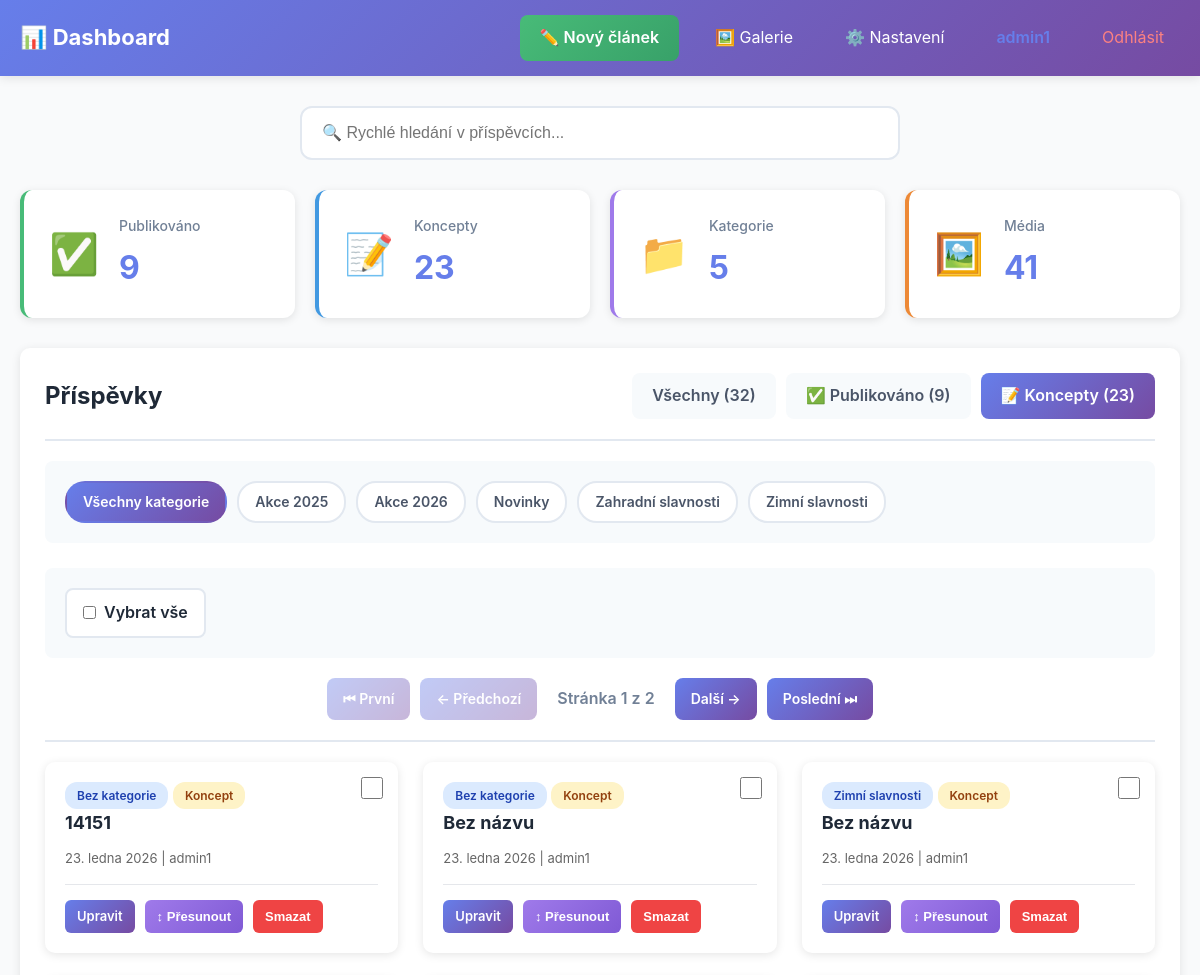
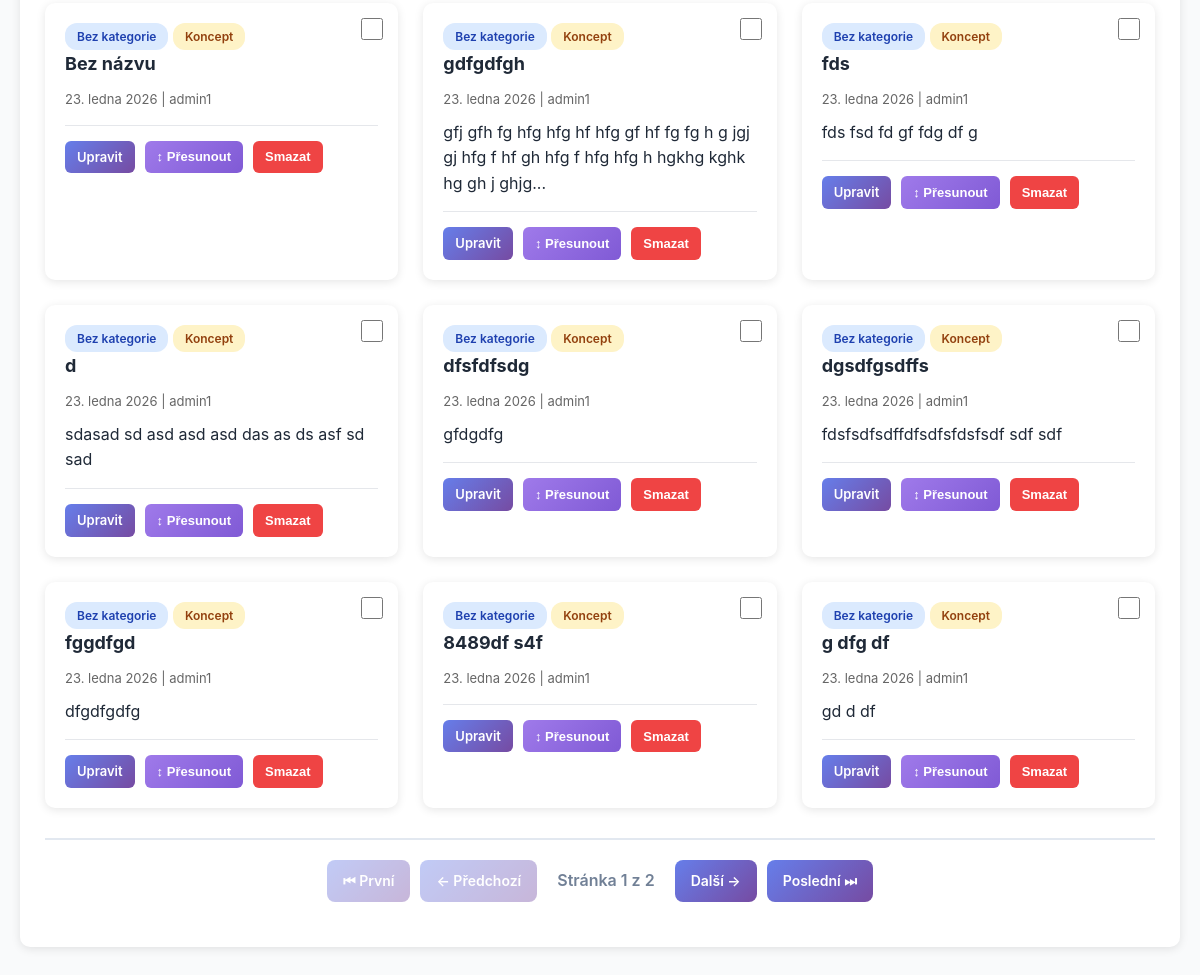
Before: /admin/dashboard.php?filter=draft (signed in) with the older database file (2 pictures, top to bottom).
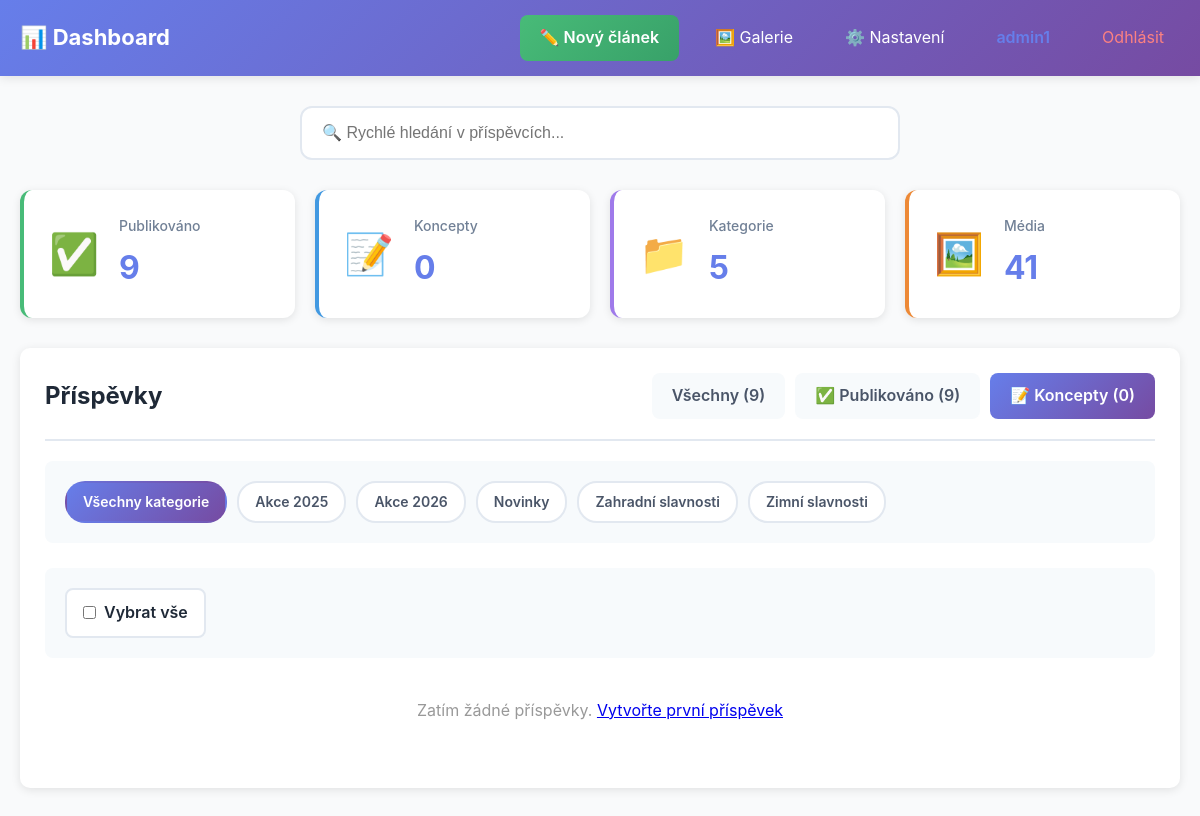
After: the same page with the newer database file.
### tables this page shows
CREATE TABLE `categories` (
  `id` int(11) NOT NULL AUTO_INCREMENT,
  `name` varchar(100) NOT NULL,
  `slug` varchar(100) NOT NULL,
  `description` text,
  `created_at` timestamp NOT NULL DEFAULT CURRENT_TIMESTAMP,
  PRIMARY KEY (`id`),
  UNIQUE KEY `name` (`name`),
  UNIQUE KEY `slug` (`slug`),
  KEY `idx_slug` (`slug`)
);

CREATE TABLE `posts` (
  `id` int(11) NOT NULL AUTO_INCREMENT,
  `title` varchar(255) NOT NULL,
  `slug` varchar(255) NOT NULL,
  `content` longtext NOT NULL,
  `excerpt` text,
  `featured_image` varchar(255) DEFAULT NULL,
  `category_id` int(11) DEFAULT NULL,
  `author_id` int(11) NOT NULL,
  `status` enum('draft','published') DEFAULT 'draft',
  `meta_title` varchar(255) DEFAULT NULL,
  `meta_description` text,
  `meta_keywords` varchar(255) DEFAULT NULL,
  `published_at` timestamp NULL DEFAULT NULL,
  `created_at` timestamp NOT NULL DEFAULT CURRENT_TIMESTAMP,
  `updated_at` timestamp NOT NULL DEFAULT CURRENT_TIMESTAMP ON UPDATE CURRENT_TIMESTAMP,
  `menu_order` int(11) DEFAULT '0',
  `scheduled_at` datetime DEFAULT NULL,
  PRIMARY KEY (`id`),
  UNIQUE KEY `slug` (`slug`),
  KEY `idx_slug` (`slug`),
  KEY `idx_status` (`status`),
  KEY `idx_category` (`category_id`),
  KEY `idx_author` (`author_id`),
  KEY `idx_published` (`published_at`),
  FULLTEXT KEY `idx_search` (`title`,`content`,`excerpt`),
  CONSTRAINT `posts_ibfk_1` FOREIGN KEY (`category_id`) REFERENCES `categories` (`id`) ON DELETE SET NULL,
  CONSTRAINT `posts_ibfk_2` FOREIGN KEY (`author_id`) REFERENCES `users` (`id`) ON DELETE CASCADE
);

CREATE TABLE `users` (
  `id` int(11) NOT NULL AUTO_INCREMENT,
  `username` varchar(50) NOT NULL,
  `password` varchar(255) NOT NULL,
  `email` varchar(100) DEFAULT NULL,
  `role` enum('admin','editor') DEFAULT 'editor',
  `created_at` timestamp NOT NULL DEFAULT CURRENT_TIMESTAMP,
  `last_login` timestamp NULL DEFAULT NULL,
  PRIMARY KEY (`id`),
  UNIQUE KEY `username` (`username`),
  KEY `idx_username` (`username`)
);

### includes/database.class.php (called while the page is built, shortened)
<?php
class Database {
    private $connection;
    private $stmt;
    public function __construct() {
        $dsn = 'mysql:host=' . DB_HOST . ';dbname=' . DB_NAME . ';charset=' . DB_CHARSET;
        $options = [
            PDO::ATTR_ERRMODE => PDO::ERRMODE_EXCEPTION,
            PDO::ATTR_DEFAULT_FETCH_MODE => PDO::FETCH_ASSOC,
            PDO::ATTR_EMULATE_PREPARES => false,
            PDO::MYSQL_ATTR_INIT_COMMAND => "SET NAMES utf8mb4 COLLATE utf8mb4_unicode_ci"
        ];
        try {
            $this->connection = new PDO($dsn, DB_USER, DB_PASS, $options);
        } catch (PDOException $e) {
            $this->error = $e->getMessage();
            $this->logError('Database Connection', $e->getMessage());
            die('Chyba připojení k databázi. Zkontrolujte konfiguraci.');
        }
    }
    public function query($sql) {
    try {
        $this->stmt = $this->connection->prepare($sql);
        return $this;
    } catch (PDOException $e) {
        $this->logError('Query Prepare', $e->getMessage());
        $this->stmt = null;
        return $this;
    }
}
    public function bind($param, $value, $type = null) {
        if (is_null($type)) {
            switch (true) {
                default:
                    $type = PDO::PARAM_STR;
            }
        }
        $this->stmt->bindValue($param, $value, $type);
        return $this;
    }
    public function execute() {
        try {
            return $this->stmt->execute();
        } catch (PDOException $e) {
            $this->logError('Query Execute', $e->getMessage());
            return false;
        }
    }
    public function fetchAll() {
    $this->execute();
    return $this->stmt->fetchAll();
    }
}
?>

### config.php (called while the page is built, shortened)
<?php
require_once INCLUDES_PATH . 'database.class.php';
require_once INCLUDES_PATH . 'auth.class.php';
require_once INCLUDES_PATH . 'post.class.php';
require_once INCLUDES_PATH . 'category.class.php';
$db = new Database();
require_once INCLUDES_PATH . 'helpers.php';
?>

### includes/category.class.php (called while the page is built, shortened)
<?php
class Category {
    private $db;
    public function __construct() {
        global $db;
        $this->db = $db;
    }
    public function getAll() {
        $this->db->query("SELECT * FROM categories ORDER BY name ASC");
        return $this->db->fetchAll();
    }
}
?>

### includes/helpers.php (called while the page is built, shortened)
<?php
function formatDate($date, $format = 'j. n. Y') {
    $months = [
        1 => 'ledna', 2 => 'února', 3 => 'března', 4 => 'dubna',
        5 => 'května', 6 => 'června', 7 => 'července', 8 => 'srpna',
        9 => 'září', 10 => 'října', 11 => 'listopadu', 12 => 'prosince'
    ];
    $timestamp = is_numeric($date) ? $date : strtotime($date);
    $day = date('j', $timestamp);
    $month = $months[(int)date('n', $timestamp)];
    $year = date('Y', $timestamp);
    return "$day. $month $year";
}
function e($text) {
    if ($text === null || $text === '') {
        return '';
    }
    return htmlspecialchars($text, ENT_QUOTES, 'UTF-8');
}
function truncate($text, $length = 100, $suffix = '...') {
    $text = strip_tags($text);
    if (mb_strlen($text) <= $length) {
        return $text;
    }
    return mb_substr($text, 0, $length) . $suffix;
}
?>

### includes/post.class.php (called while the page is built, shortened)
<?php
class Post {
    private $db;
    public function __construct() {
        global $db;
        $this->db = $db;
    }
    public function getAll($status = 'published', $limit = null, $offset = 0, $categoryId = null) {
        $sql = "SELECT p.*, c.name as category_name, c.slug as category_slug,
                       u.username as author_name
                FROM posts p
                LEFT JOIN categories c ON p.category_id = c.id
                LEFT JOIN users u ON p.author_id = u.id
                WHERE p.status = :status";
        $sql .= " ORDER BY p.menu_order ASC, p.published_at DESC, p.created_at DESC";
        if ($limit) {
            $sql .= " LIMIT " . (int)$limit . " OFFSET " . (int)$offset;
        }
        $this->db->query($sql);
        $this->db->bind(':status', $status);
        return $this->db->fetchAll();
    }
    public function count($status = 'published', $categoryId = null) {
        $sql = "SELECT COUNT(*) as total FROM posts WHERE status = :status";
        $this->db->query($sql);
        $this->db->bind(':status', $status);
        $result = $this->db->fetch();
        return $result['total'] ?? 0;
    }
}
?>

### includes/auth.class.php (called while the page is built, shortened)
<?php
class Auth {
        public function isLoggedIn() {
        return true;
    }
    public function canEdit($authorId) {
            return $_SESSION['user_role'] === 'it'
                || $_SESSION['user_role'] === 'admin'
                || $_SESSION['user_id'] == $authorId;
    }
}
?>

### admin/dashboard.php (the view, shortened to what the rows shown need)
<?php
require_once '../config.php';
$auth = new Auth();
$post = new Post();
$category = new Category();
$filter = $_GET['filter'] ?? 'all';
$categoryFilter = isset($_GET['category']) ? intval($_GET['category']) : null;
$page = isset($_GET['page']) ? max(1, intval($_GET['page'])) : 1;
$perPage = 12;
if ($filter === 'draft') {
    $allPosts = $post->getAll('draft', $perPage, ($page - 1) * $perPage, $categoryFilter);
} elseif ($filter === 'published') {
    $allPosts = $post->getAll('published', $perPage, ($page - 1) * $perPage, $categoryFilter);
    $totalCount = $post->count('published', $categoryFilter);
}
$categories = $category->getAll();
?>
<!DOCTYPE html>
<html lang="cs">
<head>
    <link rel="stylesheet" href="<?= ASSETS_URL ?>css/admin.css">
</head>
<body>
    <header class="admin-header">
        <div class="header-content">
            <h1>📊 Dashboard</h1>
        </div>
    </header>
    <div class="container">
        <div class="card">
            <div class="card-header">
                <h2>Příspěvky</h2>
            </div>
            <?php if (!empty($categories)): ?>
            <div class="category-filters">
                <a href="?filter=<?= $filter ?>" class="category-badge <?= !$categoryFilter ? 'active' : '' ?>">
                    Všechny kategorie
                </a>
                <?php foreach ($categories as $cat): ?>
                    <a href="?filter=<?= $filter ?>&category=<?= $cat['id'] ?>"
                       class="category-badge <?= $categoryFilter == $cat['id'] ? 'active' : '' ?>">
                        <?= e($cat['name']) ?>
                    </a>
                <?php endforeach; ?>
            </div>
            <?php endif; ?>
            <?php if (empty($allPosts)): ?>
                <p style="text-align: center; padding: 40px; color: #999;">
                    Zatím žádné příspěvky. <a href="add_post.php">Vytvořte první příspěvek</a>
                </p>
            <?php else: ?>
                <div class="posts-grid">
                    <?php foreach ($allPosts as $p): ?>
                        <div class="post-card" data-post-id="<?= $p['id'] ?>">
                            <input type="checkbox" class="post-checkbox" value="<?= $p['id'] ?>" onchange="updateBulkSelection()">
                            <div class="post-card-content">
                                <span class="badge badge-primary">
                                    <?php
                                    $catName = $p['category_name'] ?? 'Bez kategorie';
                                    echo e(is_array($catName) ? 'Bez kategorie' : $catName);
                                    ?>
                                </span>
                                <span class="badge badge-<?= $p['status'] === 'published' ? 'success' : 'warning' ?>">
                                    <?= $p['status'] === 'published' ? 'Publikováno' : 'Koncept' ?>
                                </span>
                                <h3><?= e($p['title']) ?></h3>
                                <div class="post-meta">
                                    <?= formatDate($p['published_at'] ?? $p['created_at']) ?> |
                                    <?= e($p['author_name']) ?>
                                </div>
                                <p><?= e(truncate($p['excerpt'] ?? $p['content'], 100)) ?></p>
                                <div class="post-actions">
                                    <a href="edit_post.php?id=<?= $p['id'] ?>" class="btn btn-primary btn-small">Upravit</a>
                                    <button onclick="startReorder(<?= $p['id'] ?>)" class="btn btn-reorder btn-small">↕ Přesunout</button>
                                    <?php if ($auth->canEdit($p['author_id'])): ?>
                                        <button onclick="confirmDelete(<?= $p['id'] ?>, '<?= addslashes($p['title']) ?>')"
                                                class="btn btn-danger btn-small">
                                            Smazat
                                        </button>
                                    <?php endif; ?>
                                </div>
                            </div>
                        </div>
                    <?php endforeach; ?>
                </div>
            <?php endif; ?>
        </div>
    </div>
</body>
</html>

Changed rows visible on the page:
removed posts: catName "Bez kategorie", status "Koncept", title "14151", formatDate($p['published_at'] ?? $p['created_at']) "23. ledna 2026", author.username "admin1"
removed posts: catName "Bez kategorie", status "Koncept", title "Bez názvu", formatDate($p['published_at'] ?? $p['created_at']) "23. ledna 2026", author.username "admin1"
removed posts: category.name "Zimní slavnosti", status "Koncept", title "Bez názvu", formatDate($p['published_at'] ?? $p['created_at']) "23. ledna 2026", author.username "admin1"
removed posts: catName "Bez kategorie", status "Koncept", title "Bez názvu", formatDate($p['published_at'] ?? $p['created_at']) "23. ledna 2026", author.username "admin1"
removed posts: catName "Bez kategorie", status "Koncept", title "gdfgdfgh", formatDate($p['published_at'] ?? $p['created_at']) "23. ledna 2026", author.username "admin1", excerpt "gfj gfh fg hfg hfg hf hfg gf hf fg fg h g jgj gj hfg f hf gh hfg f hfg hfg h hgkhg kghk hg gh j ghjg..."
removed posts: catName "Bez kategorie", status "Koncept", title "fds", formatDate($p['published_at'] ?? $p['created_at']) "23. ledna 2026", author.username "admin1", excerpt "fds fsd fd gf fdg df g"
removed posts: catName "Bez kategorie", status "Koncept", title "d", formatDate($p['published_at'] ?? $p['created_at']) "23. ledna 2026", author.username "admin1", excerpt "sdasad sd asd asd asd das as ds asf sd sad"
removed posts: catName "Bez kategorie", status "Koncept", title "dfsfdfsdg", formatDate($p['published_at'] ?? $p['created_at']) "23. ledna 2026", author.username "admin1", excerpt "gfdgdfg"
removed posts: catName "Bez kategorie", status "Koncept", title "dgsdfgsdffs", formatDate($p['published_at'] ?? $p['created_at']) "23. ledna 2026", author.username "admin1", excerpt "fdsfsdfsdffdfsdfsfdsfsdf sdf sdf"
removed posts: catName "Bez kategorie", status "Koncept", title "fggdfgd", formatDate($p['published_at'] ?? $p['created_at']) "23. ledna 2026", author.username "admin1", excerpt "dfgdfgdfg"
removed posts: catName "Bez kategorie", status "Koncept", title "8489df s4f", formatDate($p['published_at'] ?? $p['created_at']) "23. ledna 2026", author.username "admin1"
removed posts: catName "Bez kategorie", status "Koncept", title "g dfg df", formatDate($p['published_at'] ?? $p['created_at']) "23. ledna 2026", author.username "admin1", excerpt "gd d df"
Other visible differences:
$totalDraftsCount: "23" → "0"
$totalPublishedCount + $totalDraftsCount: "32" → "9"
$page: "1" → (not shown)
$totalPages: "2" → (not shown)
text no longer shown: "⏮ První ← Předchozí Stránka z Další → Poslední ⏭ ⏮ První ← Předchozí Stránka z Další → Poslední ⏭"
text now shown: "Zatím žádné příspěvky. Vytvořte první příspěvek"
